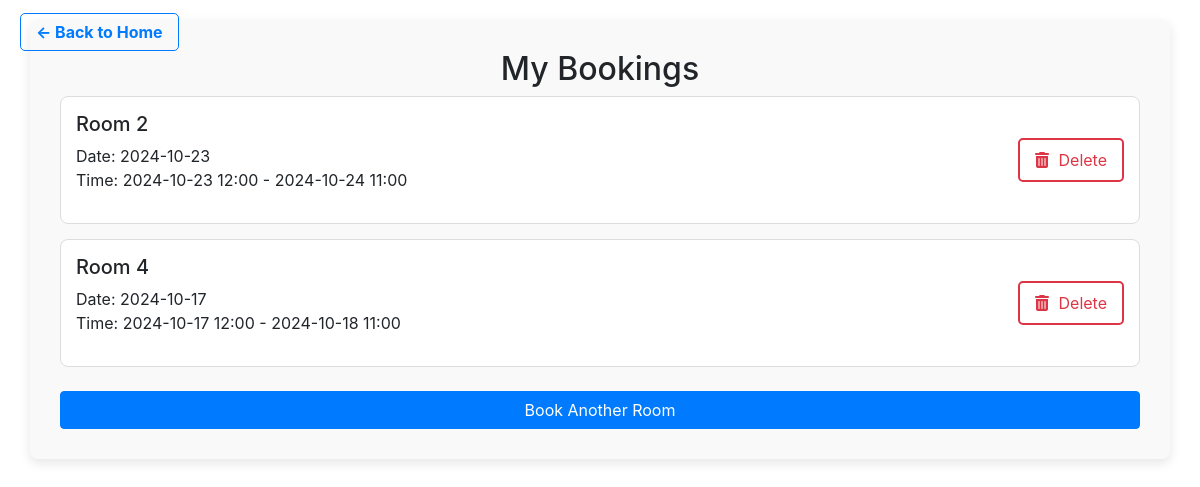
Screenshot of /my_bookings (signed in) with the database file from the repository.
### tables this page shows
CREATE TABLE bookings (id INTEGER PRIMARY KEY, user_id INTEGER, room_id INTEGER, date TEXT, start_time TEXT, end_time TEXT);

### app.py (the view)
@app.route('/my_bookings')
@login_required
def my_bookings():
    user_id = session['user_id']
    conn = sqlite3.connect('database.db')
    cursor = conn.cursor()
    cursor.execute('SELECT room_id, date, start_time, end_time FROM bookings WHERE user_id=?', (user_id,))
    bookings = cursor.fetchall()  # This will return a list of tuples
    conn.close()
    return render_template('my_bookings1.html', bookings=bookings)

### app.py (called while the page is built)
def login_required(f):
    @wraps(f)
    def decorated_function(*args, **kwargs):
        if 'user_id' not in session:
            flash("You need to be logged in to access this page.", "warning")
            return redirect(url_for('login'))  # Redirect to login page if user is not logged in
        return f(*args, **kwargs)
    return decorated_function

### templates/my_bookings1.html (shortened to what this page needs)
<!DOCTYPE html>
<html lang="en">
<head>
    <link href="https://stackpath.bootstrapcdn.com/bootstrap/4.5.2/css/bootstrap.min.css" rel="stylesheet">
    <link rel="stylesheet" type="text/css" href="{{ url_for('static', filename='styles.css') }}">
</head>
<body>
    <div class="back-to-home">
        <a href="/home">&larr; Back to Home</a>
    </div>
    <div class="container bookings-container">
        <h2 class="text-center">My Bookings</h2>
        <div id="bookingList">
            {% for booking in bookings %}
            <div class="booking-item">
                <div>
                    <h5>Room {{ booking[0] }}</h5>
                    <p>Date: {{ booking[1] }} <br> Time: {{ booking[2] }} - {{ booking[3] }}</p>
                </div>
                <div>
                    <form method="POST" action="/delete_booking" class="d-inline">
                        <button type="submit" class="delete-btn"
                            onclick="return confirm('Are you sure you want to delete this booking?')">
                            <i class="fas fa-trash-alt"></i> Delete
                        </button>
                    </form>
                </div>
            </div>
            {% endfor %}
        </div>
        <a href="/book" class="btn btn-primary btn-block mt-4">Book Another Room</a>
    </div>
</body>
</html>

### templates/my_bookings1.html (style rules this page uses)
.bookings-container { margin-top: 20px; padding: 30px; background-color: #f9f9f9; border-radius: 8px; box-shadow: 0 4px 12px rgba(0, 0, 0, 0.1); }
.booking-item { display: flex; justify-content: space-between; align-items: center; padding: 15px; border: 1px solid #ddd; margin-bottom: 15px; border-radius: 8px; background-color: #fff; transition: box-shadow 0.2s ease; }
.back-to-home { position: absolute; top: 20px; left: 20px; }
.back-to-home a { color: #007bff; text-decoration: none; font-weight: bold; border: 1px solid #007bff; padding: 8px 15px; border-radius: 5px; transition: background-color 0.3s ease, color 0.3s ease; }
.delete-btn { background-color: transparent; color: #dc3545; border: 2px solid #dc3545; padding: 8px 15px; border-radius: 5px; cursor: pointer; transition: background-color 0.3s ease, color 0.3s ease; }
.delete-btn i { margin-right: 5px; }

### rows the page displays
bookings: room "2", date "2024-10-23", start_time "2024-10-23 12:00", end_time "2024-10-24 11:00"
bookings: room "4", date "2024-10-17", start_time "2024-10-17 12:00", end_time "2024-10-18 11:00"
